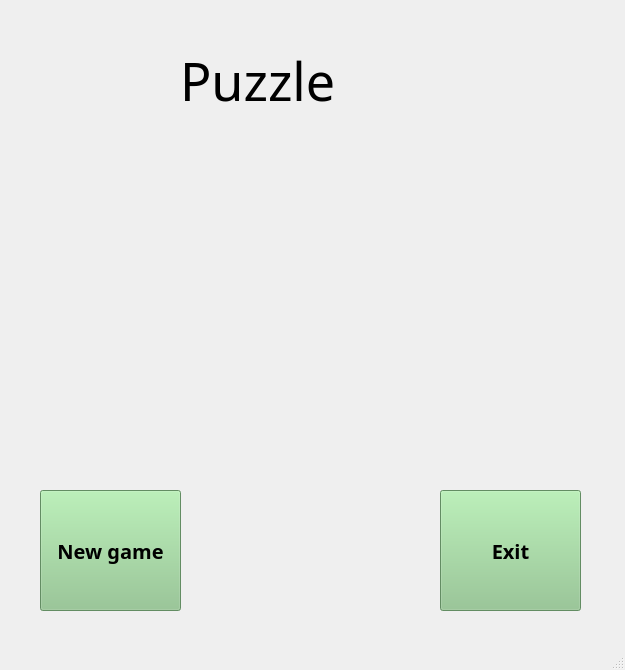
<?xml version="1.0" encoding="UTF-8"?>
<ui version="4.0">
 <class>MainWindow</class>
 <widget class="QMainWindow" name="MainWindow">
  <property name="enabled">
   <bool>true</bool>
  </property>
  <property name="geometry">
   <rect>
    <x>0</x>
    <y>0</y>
    <width>625</width>
    <height>670</height>
   </rect>
  </property>
  <property name="sizePolicy">
   <sizepolicy hsizetype="Preferred" vsizetype="Preferred">
    <horstretch>0</horstretch>
    <verstretch>1</verstretch>
   </sizepolicy>
  </property>
  <property name="minimumSize">
   <size>
    <width>625</width>
    <height>670</height>
   </size>
  </property>
  <property name="maximumSize">
   <size>
    <width>625</width>
    <height>670</height>
   </size>
  </property>
  <property name="windowTitle">
   <string>MainWindow</string>
  </property>
  <widget class="QWidget" name="centralwidget">
   <widget class="QPushButton" name="pushButton">
    <property name="geometry">
     <rect>
      <x>40</x>
      <y>490</y>
      <width>141</width>
      <height>121</height>
     </rect>
    </property>
    <property name="palette">
     <palette>
      <active>
       <colorrole role="Button">
        <brush brushstyle="SolidPattern">
         <color alpha="255">
          <red>139</red>
          <green>197</green>
          <blue>138</blue>
         </color>
        </brush>
       </colorrole>
       <colorrole role="Base">
        <brush brushstyle="SolidPattern">
         <color alpha="255">
          <red>139</red>
          <green>197</green>
          <blue>138</blue>
         </color>
        </brush>
       </colorrole>
       <colorrole role="Window">
        <brush brushstyle="SolidPattern">
         <color alpha="255">
          <red>139</red>
          <green>197</green>
          <blue>138</blue>
         </color>
        </brush>
       </colorrole>
      </active>
      <inactive>
       <colorrole role="Button">
        <brush brushstyle="SolidPattern">
         <color alpha="255">
          <red>139</red>
          <green>197</green>
          <blue>138</blue>
         </color>
        </brush>
       </colorrole>
       <colorrole role="Base">
        <brush brushstyle="SolidPattern">
         <color alpha="255">
          <red>139</red>
          <green>197</green>
          <blue>138</blue>
         </color>
        </brush>
       </colorrole>
       <colorrole role="Window">
        <brush brushstyle="SolidPattern">
         <color alpha="255">
          <red>139</red>
          <green>197</green>
          <blue>138</blue>
         </color>
        </brush>
       </colorrole>
      </inactive>
      <disabled>
       <colorrole role="Button">
        <brush brushstyle="SolidPattern">
         <color alpha="255">
          <red>139</red>
          <green>197</green>
          <blue>138</blue>
         </color>
        </brush>
       </colorrole>
       <colorrole role="Base">
        <brush brushstyle="SolidPattern">
         <color alpha="255">
          <red>139</red>
          <green>197</green>
          <blue>138</blue>
         </color>
        </brush>
       </colorrole>
       <colorrole role="Window">
        <brush brushstyle="SolidPattern">
         <color alpha="255">
          <red>139</red>
          <green>197</green>
          <blue>138</blue>
         </color>
        </brush>
       </colorrole>
      </disabled>
     </palette>
    </property>
    <property name="font">
     <font>
      <family>Rockwell</family>
      <pointsize>15</pointsize>
      <weight>75</weight>
      <bold>true</bold>
      <stylestrategy>PreferDefault</stylestrategy>
     </font>
    </property>
    <property name="autoFillBackground">
     <bool>false</bool>
    </property>
    <property name="styleSheet">
     <string notr="true">QPushButton {
background-color:rgb(139, 197, 138)
}</string>
    </property>
    <property name="text">
     <string>New game</string>
    </property>
   </widget>
   <widget class="QPushButton" name="pushButton_2">
    <property name="geometry">
     <rect>
      <x>440</x>
      <y>490</y>
      <width>141</width>
      <height>121</height>
     </rect>
    </property>
    <property name="font">
     <font>
      <family>Rockwell</family>
      <pointsize>15</pointsize>
      <weight>75</weight>
      <bold>true</bold>
     </font>
    </property>
    <property name="styleSheet">
     <string notr="true">QPushButton {
background-color:rgb(139, 197, 138)
}</string>
    </property>
    <property name="text">
     <string>Exit</string>
    </property>
   </widget>
   <widget class="QLabel" name="label">
    <property name="geometry">
     <rect>
      <x>180</x>
      <y>30</y>
      <width>191</width>
      <height>101</height>
     </rect>
    </property>
    <property name="font">
     <font>
      <family>Rockwell</family>
      <pointsize>39</pointsize>
     </font>
    </property>
    <property name="text">
     <string>Puzzle</string>
    </property>
   </widget>
  </widget>
  <widget class="QMenuBar" name="menubar">
   <property name="geometry">
    <rect>
     <x>0</x>
     <y>0</y>
     <width>625</width>
     <height>26</height>
    </rect>
   </property>
  </widget>
  <widget class="QStatusBar" name="statusbar"/>
 </widget>
 <resources/>
 <connections/>
</ui>
